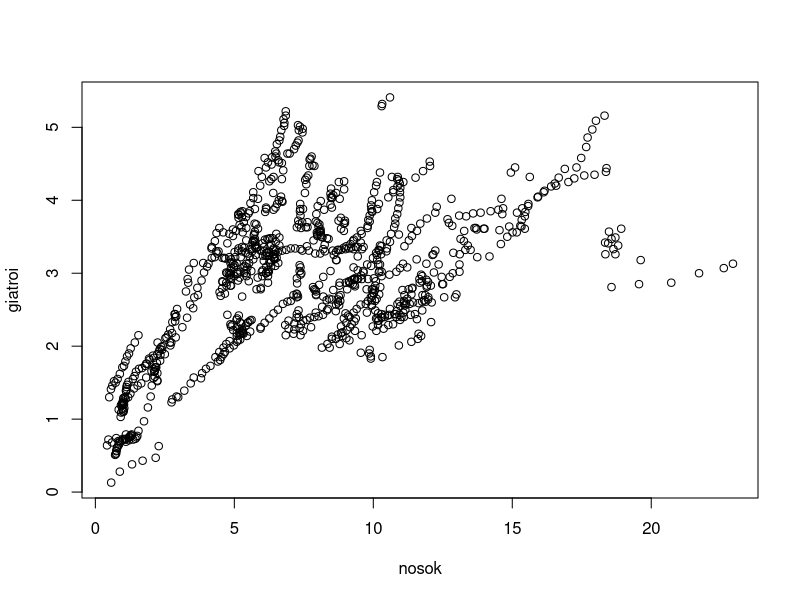
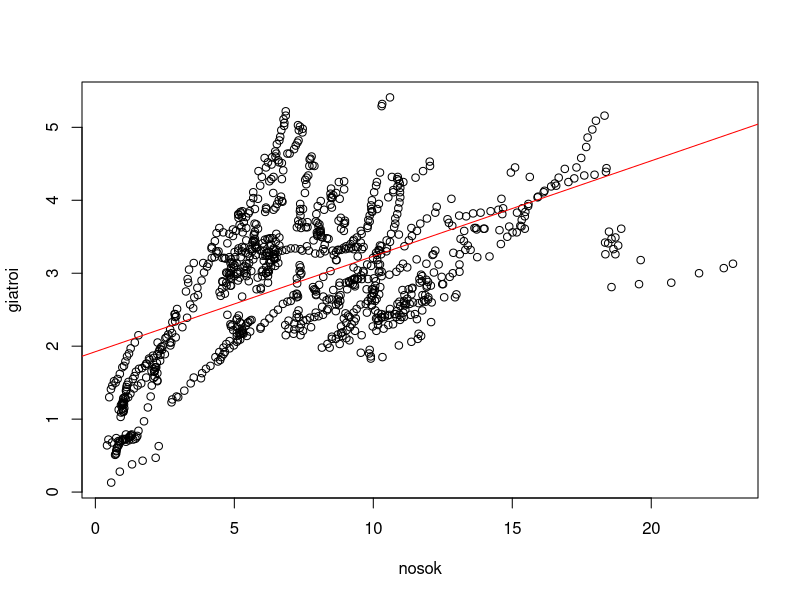
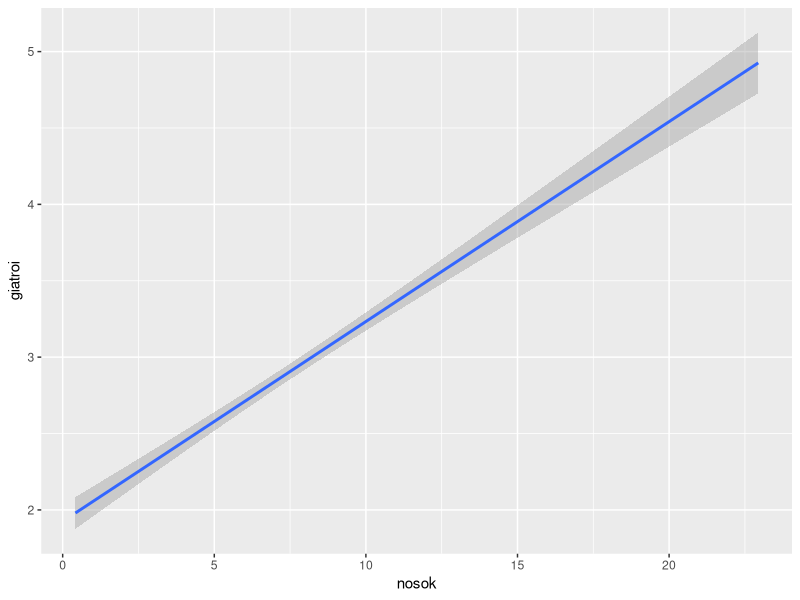
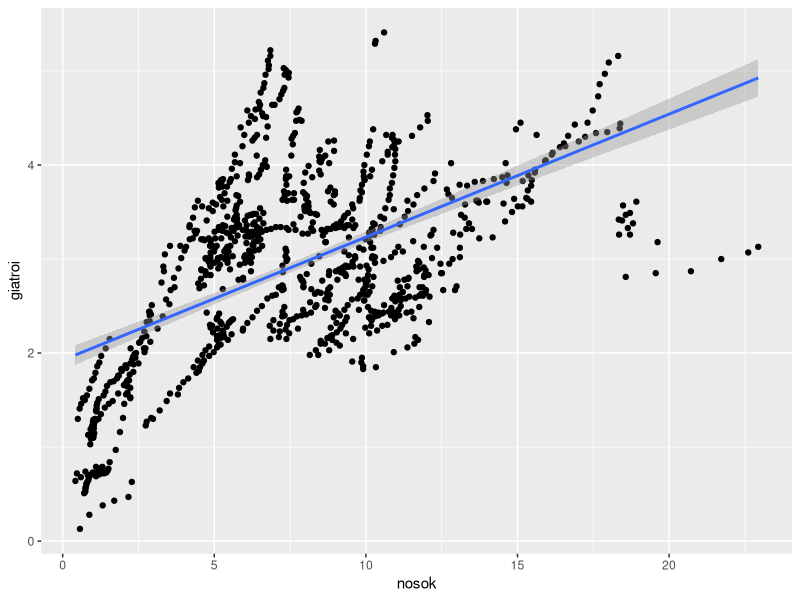
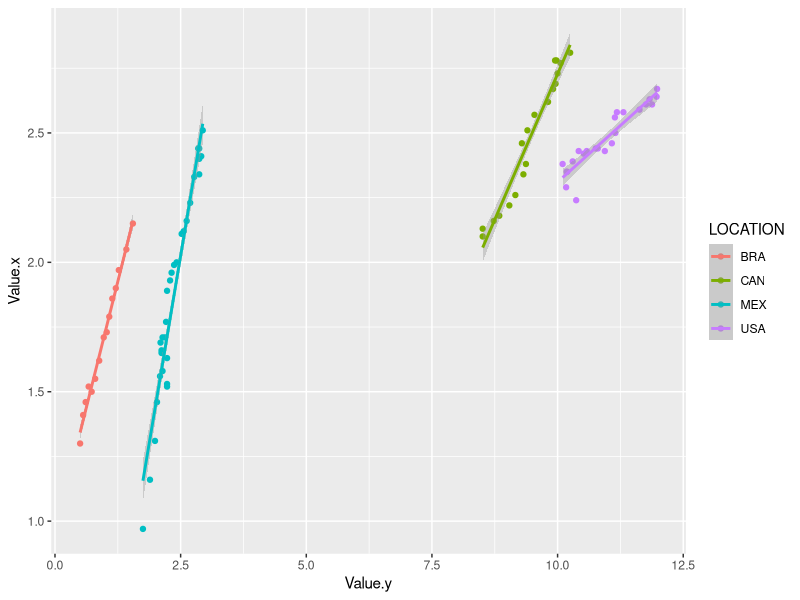

These charts were generated, in order, by the following R code:
## ---- chunk 1
knitr::opts_chunk$set(echo = TRUE)
library(kableExtra)
## ---- chunk 2
rm(list = ls())
## ---- chunk 3
doctorsPer1000 <- read.csv("doctorsPer1000.csv", na.string = "")
knitr::kable(head(doctorsPer1000, n=100)) %>%
  kable_styling("striped", full_width = F) %>%
  scroll_box(width = "100%", height = "200px")
## ---- chunk 4
nurcesPer1000 <- read.csv("nurcesPer1000.csv", na.string = "")
knitr::kable(head(nurcesPer1000, n=100)) %>%
  kable_styling("striped", full_width = F) %>%
  scroll_box(width = "100%", height = "200px")
## ---- chunk 5
DocNurc <- merge(doctorsPer1000,nurcesPer1000,by=c("LOCATION","TIME"))
## ---- chunk 6
knitr::kable(head(DocNurc, n=100)) %>%
  kable_styling("striped", full_width = F) %>%
  scroll_box(width = "100%", height = "200px")
## ---- chunk 7
giatroi <- DocNurc$Value.x
nosok <- DocNurc$Value.y
## ---- chunk 8
cor(giatroi,nosok)
## ---- chunk 9
lm(giatroi ~ nosok)
## ---- chunk 10
plot(giatroi ~ nosok)
## ---- chunk 11
plot(giatroi ~ nosok)
abline(lm(giatroi ~ nosok), col = "red")
## ---- chunk 12
if(!require(ggplot2)){
    install.packages("ggplot2")
    library(ggplot2)
}
DocNurcEyth <- ggplot(DocNurc, aes(x = nosok, y = giatroi))
DocNurcEyth + geom_smooth(method='lm')
## ---- chunk 13
DocNurcEyth + geom_point() + geom_smooth(method='lm')
## ---- chunk 14
XoresHpiroi2 <- read.delim("XoresHpiroi2.txt", header = TRUE, sep = ",")
knitr::kable(XoresHpiroi2) %>%
  kable_styling("striped", full_width = F) %>%
  scroll_box(width = "100%", height = "200px")
## ---- chunk 15
names(XoresHpiroi2)[names(XoresHpiroi2) == "Three_Letter_Country_Code"] <- "LOCATION"
## ---- chunk 16
DocNurcCont <- merge(DocNurc,XoresHpiroi2,by = "LOCATION")
## ---- chunk 17
knitr::kable(head(DocNurcCont,n=100)) %>%
  kable_styling("striped", full_width = F) %>%
  scroll_box(width = "100%", height = "200px")
## ---- chunk 18
DocNurcAm <- DocNurcCont[DocNurcCont$Continent_Name == "South America" | DocNurcCont$Continent_Name == "North America", ]
## ---- chunk 19
knitr::kable(DocNurcAm) %>%
  kable_styling("striped", full_width = F) %>%
  scroll_box(width = "100%", height = "200px")
## ---- chunk 20
DocNurcEythAm <- ggplot(DocNurcAm, aes(x = Value.y, y = Value.x, color=LOCATION))
DocNurcEythAm + geom_point() + geom_smooth(method='lm')
## ---- chunk 21
GramGiatNos <- lm(giatroi ~ nosok)
summary(GramGiatNos)
